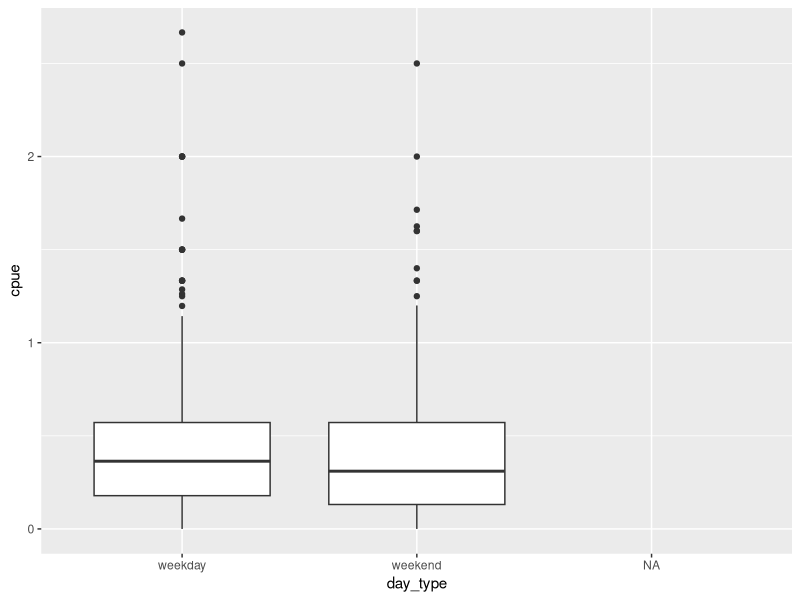
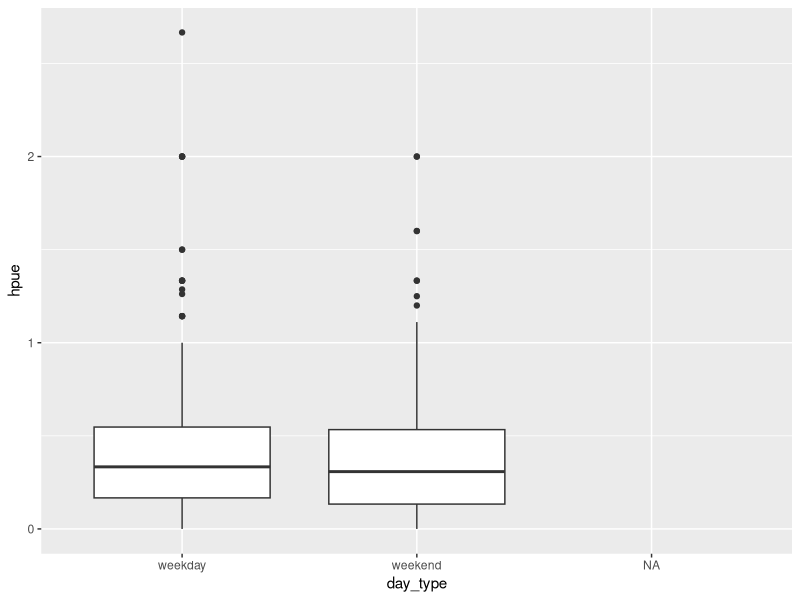
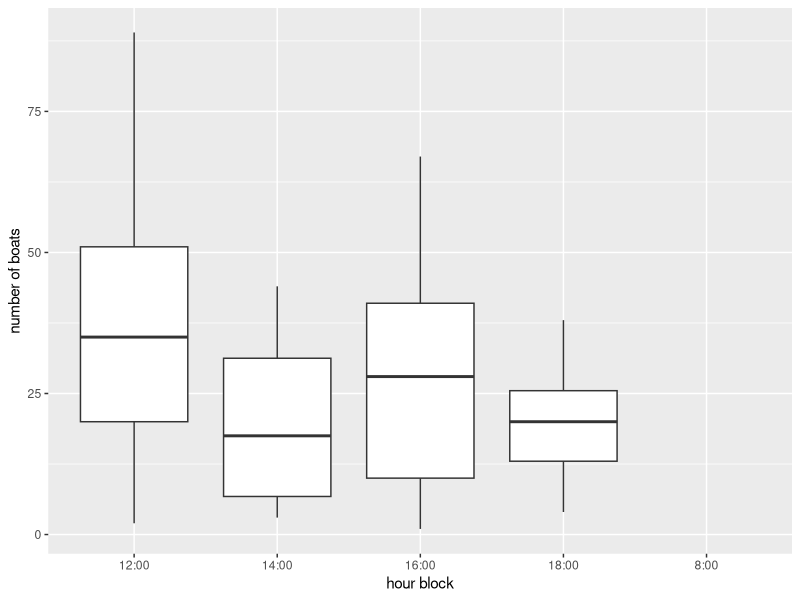

Source code (R) for these figures, in order:
library(tidyverse)
library(readxl)

creel_2023 <- read_csv("data/2023 creel data.csv")
boatcounts <- read_csv("data/boatcounts.csv")
interviews_bydate <- read_csv("data/interviews_bydate.csv")
boat_eff <- read_csv("data/boat_effort.csv")

creel_2023 <- creel_2023 %>%
  subset(Date!= "Totals") %>%
  subset(!is.na(Date)) %>%
  select(-c(CPUE, HPUE)) %>%
  rename(sockeye_killed = `Catch Killed`, rainbow_killed = `...14`, laketrout_killed = `...15`,
         whitefish_killed = `...16`, burbot_killed = `...17`, coho_killed = `...18`,
         sockeye_rel = `Catch Released`, rainbow_rel = `...20`, laketrout_rel = `...21`,
         whitefish_rel = `...22`, burbot_rel = `...23`, coho_rel = `...24`, total_sk_catch = `Total Sk Catch + Rel`,
         total_eff = `No Anglers X Hrs fished`) %>%
  mutate(cpue = as.numeric(total_sk_catch)/as.numeric(total_eff),
         hpue = as.numeric(sockeye_killed)/as.numeric(total_eff))


# fixed CPUE and HPUE calculations
# separate CPUE and HPUE estimates by day_type:
weekdays <- creel_2023 %>%
  filter(day_type == "weekday")
mean(weekdays$cpue, na.rm = T)
mean(weekdays$hpue, na.rm = T)

weekends <- creel_2023 %>%
  filter(day_type == "weekend")
mean(weekends$cpue, na.rm = T)
mean(weekends$hpue, na.rm = T)

# Test whether CPUE and HPUE differ statistically between weekend and weekday
# creel surveys: t-test

t.test(cpue ~ day_type, data = creel_2023) # no significant difference

creel_2023 %>%
  ggplot(aes(x = day_type, y = cpue))+
  geom_boxplot()

t.test(hpue ~ day_type, data = creel_2023) # no significant difference

creel_2023 %>%
  ggplot(aes(x = day_type, y = hpue))+
  geom_boxplot()


# For each hour block, calculate % effort x boat effort -------------------
# use boatcounts data. 
hourly_boats <- boatcounts %>%
  pivot_longer(cols = `8:00`:`18:00`, names_to = "hour block", values_to = "number of boats")


hourly_boats %>%
  ggplot(aes(x = `hour block`, y = `number of boats`))+
  geom_boxplot()

# merge hourly_boats and creel_2023 by date 
# to get column for total daily fishing effort:

merged.df <- merge(creel_2023, hourly_boats, by = "Date") %>%
  View()
